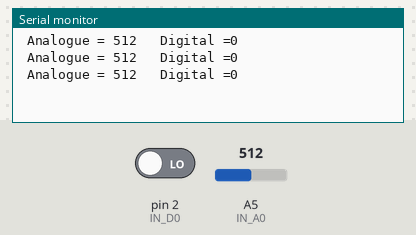
This sketch was run on a simulated Arduino Uno, built with avr-gcc and run on an emulated ATmega328P. Shown: the last lines printed to the serial monitor. The test bench sets the inputs (shaded band); at power-on: A5 (IN_A0) = 512, pin 2 (IN_D0) LOW.

Above: at 1.3 s.
1.4 s: A5 (IN_A0) set to 716
At 1.9 s:
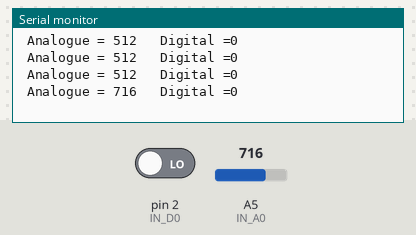
2.9 s: pin 2 (IN_D0) driven HIGH
At 3.4 s:
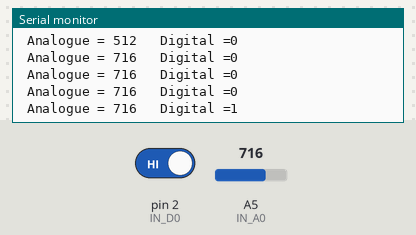
4.4 s: A5 (IN_A0) set to 900
At 4.9 s:
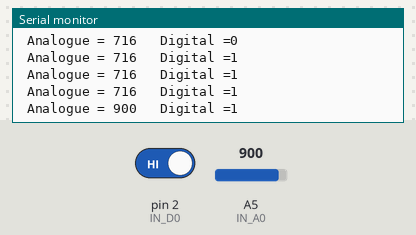
5.9 s: pin 2 (IN_D0) driven LOW
At 6.3 s:
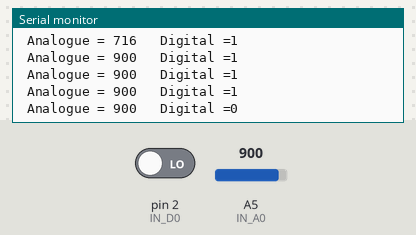
Timing chart, 0 to 8.4 s (numbered marks = the images above; inputs shaded):
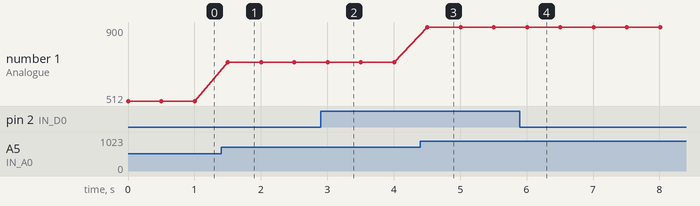

The sketch:

robot.ino
```cpp
const int IN_A0 = A5; // analog input
const int IN_D0 = 2; // digital input


void setup() {
Serial.begin(9600);
pinMode (IN_A0, INPUT);
pinMode (IN_D0, INPUT);

}
int value_A0;
bool value_D0;
void loop() {
value_A0 = analogRead(IN_A0); // reads the analog input from the IR distance sensor
value_D0 = digitalRead(IN_D0);// reads the digital input from the IR distance sensor
Serial.print(" Analogue = ");
Serial.print(value_A0);
Serial.print("\t Digital =");
Serial.println(value_D0);
delay(500);
}
```

Measured:
- after the input at 1.4 s, the serial monitor: prints a new line after 0.10 s (image 1)
- after the input at 2.9 s, the serial monitor: prints a new line after 0.10 s (image 2)
- after the input at 4.4 s, the serial monitor: prints a new line after 0.11 s (image 3)
- after the input at 5.9 s, the serial monitor: prints a new line after 0.11 s (image 4)
- plotted number 1: 512 → 716 after the input at 1.4 s, 716 → 900 after the input at 4.4 s
